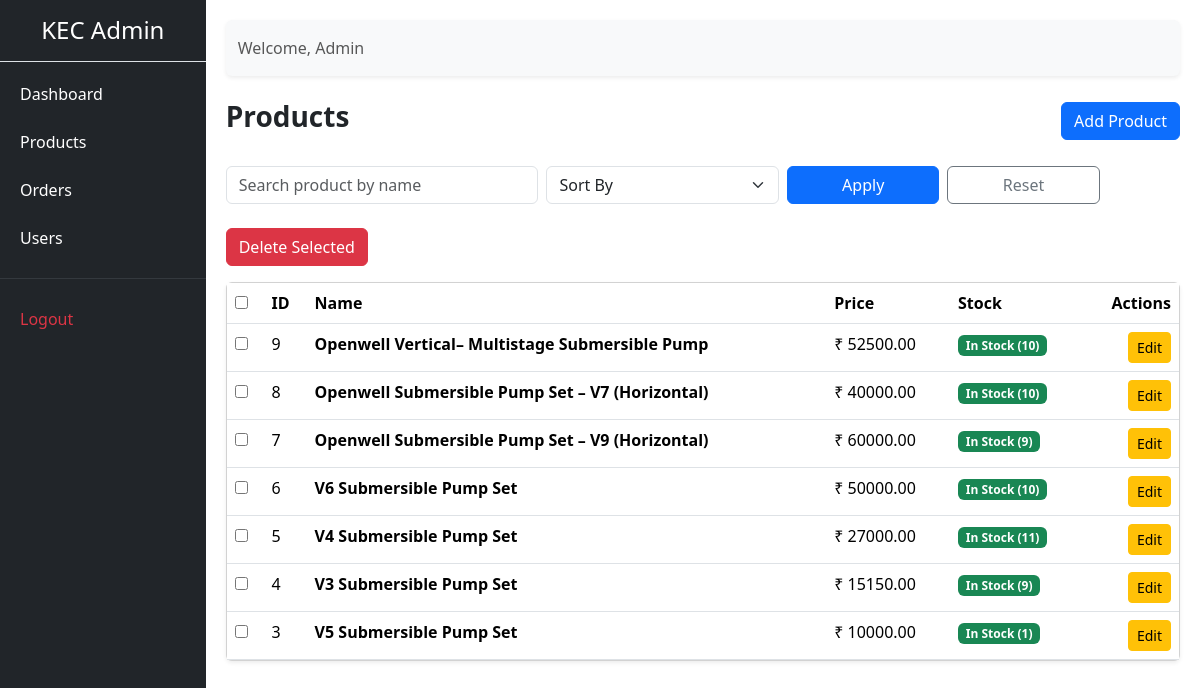
/admin-panel/products/ (signed in), run on an earlier commit of the app's database.
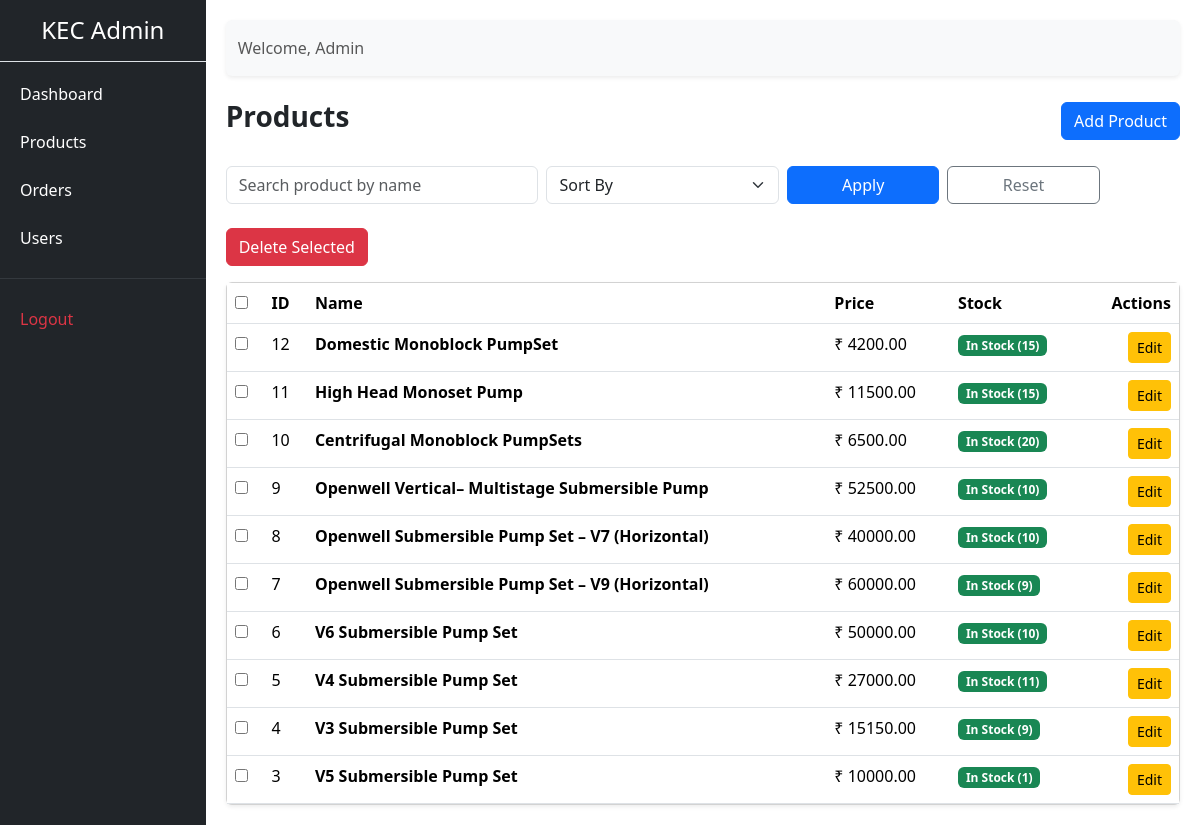
And on a later commit of the database.
### store/models.py (models this page shows, shortened)
class Product(models.Model):
    category = models.ForeignKey(Category, on_delete=models.CASCADE, related_name="products")
    name = models.CharField(max_length=200)
    slug = models.SlugField(unique=True)
    model_number = models.CharField(max_length=100, blank=True, null=True)
    description = models.TextField(blank=True)
    image = models.ImageField(upload_to='products/', blank=True, null=True)
    price = models.DecimalField(max_digits=10, decimal_places=2)
    stock = models.PositiveIntegerField(default=0)
    is_available = models.BooleanField(default=True)
    motor_power_hp = models.DecimalField(
        max_digits=4, decimal_places=2, null=True, blank=True
    )
    max_head_m = models.PositiveIntegerField(null=True, blank=True)
    max_flow_lpm = models.PositiveIntegerField(null=True, blank=True)
    max_depth_ft = models.PositiveIntegerField(null=True, blank=True)
    phase = models.CharField(
        max_length=10,
        choices=[('single', 'Single Phase'), ('three', 'Three Phase')],
        null=True, blank=True
    )
    usage_type = models.CharField(
        max_length=20,
        choices=[
            ('domestic', 'Domestic'),
            ('agriculture', 'Agriculture'),
            ('industrial', 'Industrial')
        ],
        null=True, blank=True
    )

### adminpanel/views.py (the view)
# urls.py: path('products/', views.product_list, name='product_list'),
@login_required(login_url='adminpanel:login')
@user_passes_test(is_admin)
def product_list(request):
    products = Product.objects.all()
    search_query = request.GET.get('q', '').strip()
    if search_query:
        products = products.filter(name__icontains=search_query)
    sort_by = request.GET.get('sort', '')
    if sort_by == 'price_asc':
        products = products.order_by('price')
    elif sort_by == 'price_desc':
        products = products.order_by('-price')
    elif sort_by == 'stock_asc':
        products = products.order_by('stock')
    elif sort_by == 'stock_desc':
        products = products.order_by('-stock')
    else:
        products = products.order_by('-id')  # default: newest first
    paginator = Paginator(products, 10)
    page_number = request.GET.get('page')
    page_obj = paginator.get_page(page_number)
    context = {
        'products': page_obj,
        'search_query': search_query,
        'sort_by': sort_by,
    }
    return render(request, 'adminpanel/products/product_list.html', context)

### adminpanel/views.py (called while the page is built)
def is_admin(user):
    return user.is_authenticated and user.is_staff

### store/context_processors.py (called while the page is built)
def wishlist_count(request):
    if request.user.is_authenticated:
        count = Wishlist.objects.filter(user=request.user).count()
    else:
        count = 0
    return {'wishlist_count': count}

### adminpanel/templates/adminpanel/products/product_list.html (shortened to what this page needs)
{% extends 'adminpanel/base.html' %}
{% block content %}
<div class="d-flex justify-content-between align-items-center mb-4">
    <h3 class="fw-bold">Products</h3>
    <a href="{% url 'adminpanel:product_add' %}" class="btn btn-primary">
        Add Product
    </a>
</div>
<form method="get" class="row g-2 mb-4">
    <div class="col-md-4">
        <input type="text"
               name="q"
               value="{{ search_query }}"
               class="form-control"
               placeholder="Search product by name">
    </div>
    <div class="col-md-3">
        <select name="sort" class="form-select">
            <option value="">Sort By</option>
        </select>
    </div>
    <div class="col-md-2">
        <button class="btn btn-primary w-100">Apply</button>
    </div>
    <div class="col-md-2">
        <a href="{% url 'adminpanel:product_list' %}"
           class="btn btn-outline-secondary w-100">
            Reset
        </a>
    </div>
</form>
<form method="post" action="{% url 'adminpanel:product_bulk_delete' %}">
    <div class="d-flex justify-content-between align-items-center mb-3">
        <button type="submit"
                class="btn btn-danger"
                onclick="return confirm('Delete selected products?')">
            Delete Selected
        </button>
    </div>
    <div class="card shadow-sm">
        <div class="card-body p-0">
            <table class="table admin-table mb-0">
                <thead>
                    <tr>
                        <th>
                            <input type="checkbox" id="select-all">
                        </th>
                        <th>ID</th>
                        <th>Name</th>
                        <th>Price</th>
                        <th>Stock</th>
                        <th class="text-end">Actions</th>
                    </tr>
                </thead>
                <tbody>
                    {% for product in products %}
                    <tr>
                        <td>
                            <input type="checkbox"
                                   name="product_ids"
                                   value="{{ product.id }}"
                                   class="product-checkbox">
                        </td>
                        <td>{{ product.id }}</td>
                        <td class="fw-semibold">{{ product.name }}</td>
                        <td>₹ {{ product.price }}</td>
                        <td>
                            {% if product.stock > 0 %}
                                <span class="badge bg-success">
                                    In Stock ({{ product.stock }})
                                </span>
                            {% else %}
                                <span class="badge bg-danger">
                                    Out of Stock (0)
                                </span>
                            {% endif %}
                        </td>
                        <td class="text-end">
                            <a href="{% url 'adminpanel:product_edit' product.id %}"
                               class="btn btn-sm btn-warning">
                                Edit
                            </a>
                        </td>
                    </tr>
                    {% empty %}
                    <tr>
                        <td colspan="6" class="text-center py-4 text-muted">
                            No products found
                        </td>
                    </tr>
                    {% endfor %}
                </tbody>
            </table>
        </div>
    </div>
</form>
{% endblock %}

### adminpanel/templates/adminpanel/base.html (shortened to what this page needs)
<!DOCTYPE html>
<html lang="en">
<head>
    <link href="https://cdn.jsdelivr.net/npm/bootstrap@5.3.2/dist/css/bootstrap.min.css" rel="stylesheet">
    <link href="https://cdn.jsdelivr.net/npm/bootstrap-icons@1.11.1/font/bootstrap-icons.css" rel="stylesheet">
    <link href="https://cdn.jsdelivr.net/npm/bootstrap-icons@1.11.1/font/bootstrap-icons.css" rel="stylesheet">
</head>
<body>
<div class="d-flex">
    <div class="sidebar">
        <h4 class="text-white text-center py-3 border-bottom">KEC Admin</h4>
        <a href="{% url 'adminpanel:dashboard' %}">Dashboard</a>
        <a href="{% url 'adminpanel:product_list' %}">Products</a>
        <a href="{% url 'adminpanel:order_list' %}">Orders</a>
        <a href="{% url 'adminpanel:user_list' %}">Users</a>
        <hr class="text-secondary">
        <a href="{% url 'adminpanel:logout' %}" class="text-danger">Logout</a>
    </div>
    <div class="content">
        <nav class="navbar navbar-light bg-light mb-4 rounded shadow-sm">
            <div class="container-fluid">
                <span class="navbar-text">
                    Welcome, {{ request.user.username }}
                </span>
            </div>
        </nav>
        {% block content %}
        {% endblock %}
    </div>
</div>
</body>
</html>

### adminpanel/templates/adminpanel/base.html (style rules this page uses)
body { min-height: 100vh; }
.sidebar { width: 250px; min-height: 100vh; background-color: #212529; }
.sidebar a { color: #fff; text-decoration: none; display: block; padding: 12px 20px; }
.content { width: 100%; padding: 20px; }

What changed in the data, as far as the page shows it:
added Product: id "12", name "Domestic Monoblock PumpSet", price "4200.00", stock "15"
added Product: id "11", name "High Head Monoset Pump", price "11500.00", stock "15"
added Product: id "10", name "Centrifugal Monoblock PumpSets", price "6500.00", stock "20"
